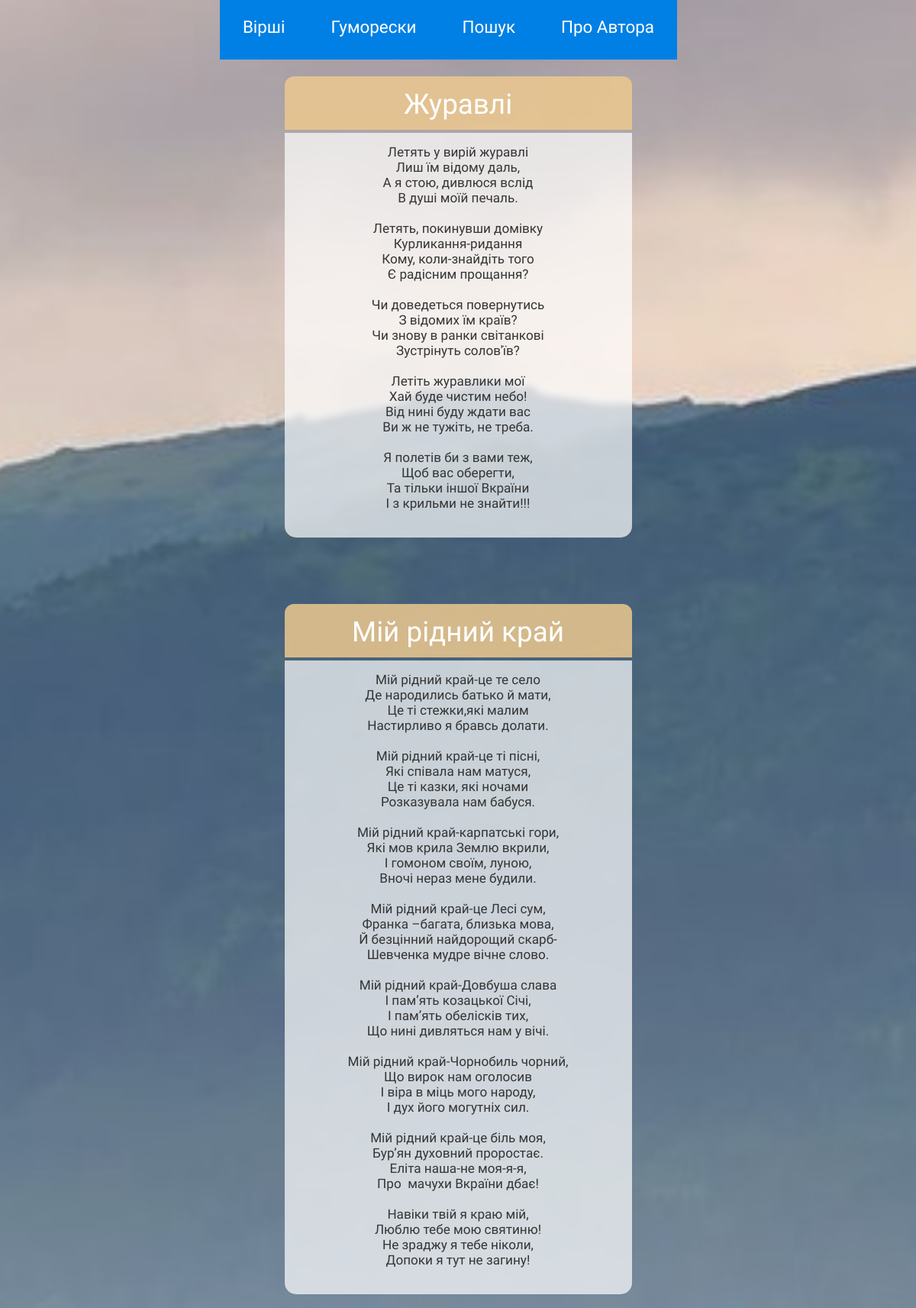
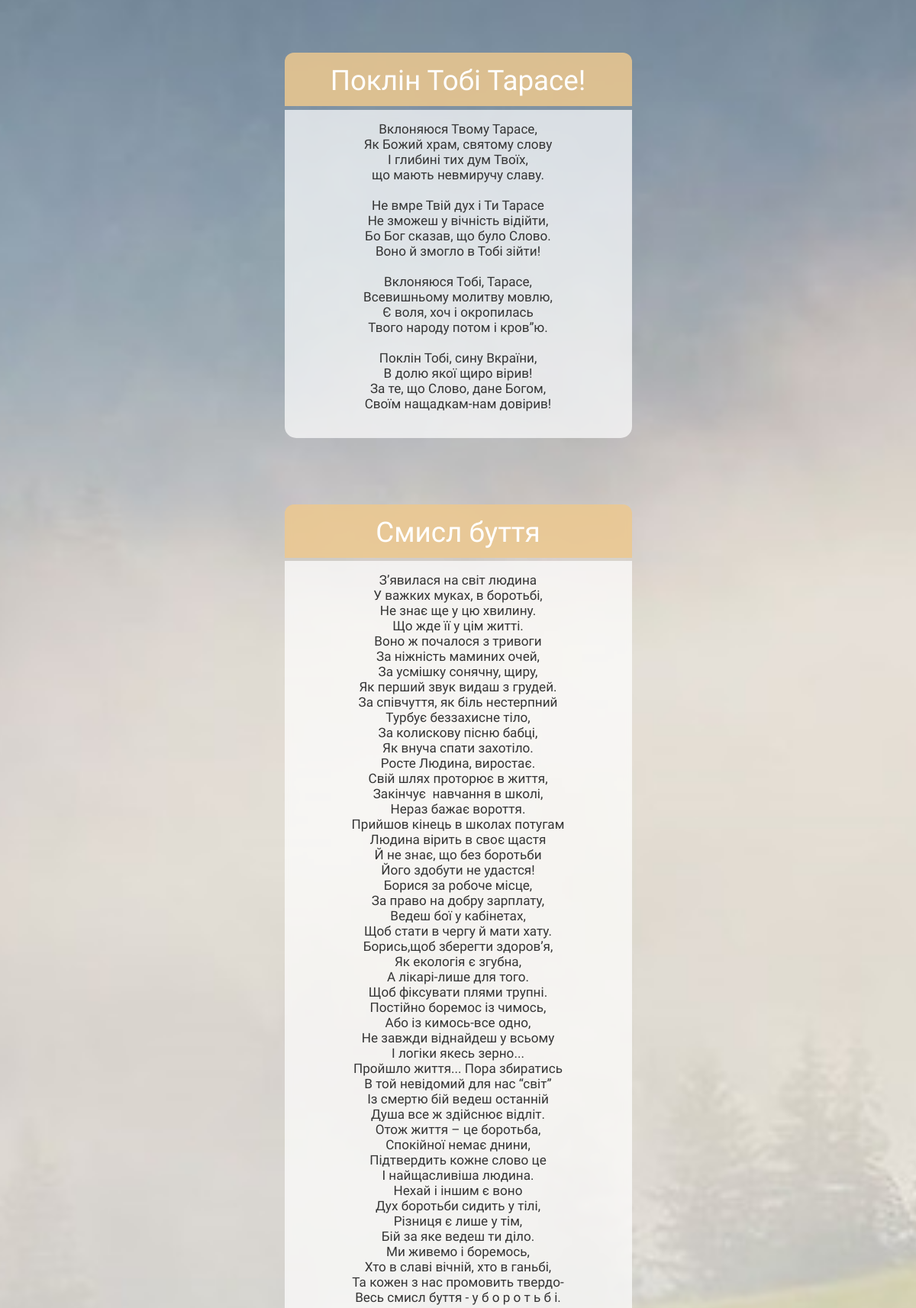
Page /poems/1 (upper part) on the committed database (2 pictures, top to bottom).
### app/models.py (models this page shows)
class Poem(db.Model):
    id = db.Column(db.Integer, primary_key=True)
    title = db.Column(db.String(20), unique=True)
    text = db.Column(db.String(1028), unique=True)

### app/routes.py (the view)
@app.route('/poems/<int:page_num>')
def poems(page_num):
    poems = Poem.query.paginate(per_page=5, page=page_num, error_out=True)
    return render_template('poems.html', title='Вірші',  poems=poems)

### app/templates/poems.html (shortened to what this page needs)
{% extends "base.html" %}
{% block app_content %}
    {% for poem in poems.items %}
        {% include "_poem.html" %}
    {% endfor %}
{% endblock %}

### app/templates/base.html (shortened to what this page needs)
<html>
    <head>
        <link rel="stylesheet" href="{{ url_for('static', filename='styles.css') }}"/>
    </head>
    <body>
        <div id="navbar-container">
            <div class="navbar">
                <div class="link-div">
                    <nav>
                        <ul class="nav-links">
                            <li><a href="{{ url_for('poems', page_num=1) }}">Вірші</a></li>
                            <li><a href="{{ url_for('humoresques', hum_page_num=1) }}">Гуморески</a></li>
                            <li><a href="{{ url_for('search') }}">Пошук</a></li>
                            <li><a href="{{ url_for('about') }}">Про<span style="opacity: 0;">і</span>Автора</a></li>
                        </ul>
                    </nav>
                </div>
            </div>
        </div>
        <div id="page_container">
            {% block content %}
            <div class="container-fluid" style="margin-top: 100px;">
                {% block app_content %}{% endblock %}
            </div>
            {% endblock %}
        </div>
    </body>
</html>

### app/templates/_poem.html
{% extends "base.html" %}
{% block app_content %}
    <div id="poem-container">
        <div id="title">{{poem.title}}</div>
        <pre><div id="text">{{poem.text}}</div></pre>
    </div>
{% endblock %}

### app/static/styles.css (style rules this page uses)
#poem-container { width: 600px; color: white; margin-left: 50%; margin-top: -5.7rem; margin-bottom: 75px; border-radius: 15px; }
#title { width: 100%; height: 40px; background-color: rgba(237, 200, 143, 0.85); backdrop-filter: blur(5px); background-size: cover; font-size: 2.3rem; font-family: Alice; color: white; text-align: center; padding-top: 15px; padding-bottom: 15px; border-radius: 12px 12px 0 0; }
#text { background-color: rgba(255, 255, 255, 0.7); backdrop-filter: blur(5px); width: 100%; font-family: Alice; font-size: 1.34rem; color: #353535; text-align: center; margin-top: -23px; margin-bottom: -13px; padding-top: 15px; padding-bottom: 35px; border-radius:0 0 15px 15px; }
#navbar-container { position: absolute; top: 0; height: 100px; width: 90%; }
a { text-decoration: none; color: white; }
body { background: url('/static/day-mnt.jpg') no-repeat center center fixed; -webkit-background-size: cover; -moz-background-size: cover; -o-background-size: cover; background-size: cover; font-family: Alice; font-size: 1.7rem; }
.navbar { position: fixed; display: flex; justify-content: space-between; align-items: center; font-size: 1.4rem; margin-bottom: 100px; }
.nav-links { left: 41%; display: inline-flex; list-style: none; }
.nav-links a { width: 50px; text-align: center; padding: 30px; background: rgb(0, 128, 228); transition: 0.3s ease-out; }
html, body { width: 100%; height: 100%; margin: 0; padding: 0; overflow-x: hidden; }
@media screen and (max-width: 1430px) { .nav-links { position: fixed; z-index: 10; left: 50%; margin-left: -15.72em; } }
@media screen and (max-width: 1430px) { #poem-container { width:455px; margin-top: 150px; margin-bottom: -80px; margin: 0 auto; text-align: center; position: float; } }
@media screen and (max-width: 1430px) { #text { width: 455px; font-size: 1.07rem; } }
@media screen and (max-width: 1430px) { html, body { width: 100%; height: 100%; margin: 0; padding: 0; overflow-x: hidden; } }

### rows in the picture
Poem: title "Журавлі", text "Летять у вирій журавлі Лиш їм відому даль, А я стою, дивлюся вслід В душі моїй печаль. Летять, покинувши домівку Курликання-ридання Кому, коли-знайдіть того Є радісним прощання? Чи доведеться повернутись З відомих їм країв? Чи знову в ранки світанкові Зустрінуть солов'їв? Летіть журавлики мої Хай буде чистим небо! Від нині буду ждати вас Ви ж не тужіть, не треба. Я полетів би з вами теж, Щоб вас оберегти, Та тільки іншої Вкраїни І з крильми не знайти!!!"
Poem: title "Мій рідний край", text "Мій рідний край-це те село Де народились батько й мати, Це ті стежки,які малим Настирливо я бравсь долати. Мій рідний край-це ті пісні, Які співала нам матуся, Це ті казки, які ночами Розказувала нам бабуся. Мій рідний край-карпатські гори, Які мов крила Землю вкрили, І гомоном своїм, луною, Вночі нераз мене будили. Мій рідний край-це Лесі сум, Франка –багата, близька мова, Й безцінний найдорощий скарб- Шевченка мудре вічне слово. Мій рідний край-Довбуша слава І пам’ять козацької Січі, І пам’ять обелісків тих, Що нині дивляться нам у вічі. Мій рідний край-Чорнобиль чорний, Що вирок нам оголосив І віра в міць мого народу, І дух його могутніх сил. Мій рідний край-це біль моя, Бур’ян духовний…"
Poem: title "Поклін Тобі Тарасе!", text "Вклоняюся Твому Тарасе, Як Божий храм, святому слову І глибині тих дум Твоїх, що мають невмиручу славу. Не вмре Твій дух і Ти Тарасе Не зможеш у вічність відійти, Бо Бог сказав, що було Слово. Воно й змогло в Тобі зійти! Вклоняюся Тобі, Тарасе, Всевишньому молитву мовлю, Є воля, хоч і окропилась Твого народу потом і кров’’ю. Поклін Тобі, сину Вкраїни, В долю якої щиро вірив! За те, що Слово, дане Богом, Своїм нащадкам-нам довірив!"
Poem: title "Смисл буття", text "З’явилася на світ людина У важких муках, в боротьбі, Не знає ще у цю хвилину. Що жде її у цім житті. Воно ж почалося з тривоги За ніжність маминих очей, За усмішку сонячну, щиру, Як перший звук видаш з грудей. За співчуття, як біль нестерпний Турбує беззахисне тіло, За колискову пісню бабці, Як внуча спати захотіло. Росте Людина, виростає. Свій шлях проторює в життя, Закінчує навчання в школі, Нераз бажає вороття. Прийшов кінець в школах потугам Людина вірить в своє щастя Й не знає, що без боротьби Його здобути не удастся! Борися за робоче місце, За право на добру зарплату, Ведеш бої у кабінетах, Щоб стати в чергу й мати хату. Борись,щоб зберегти здоров’я, Як екологія є згубна, А…"
